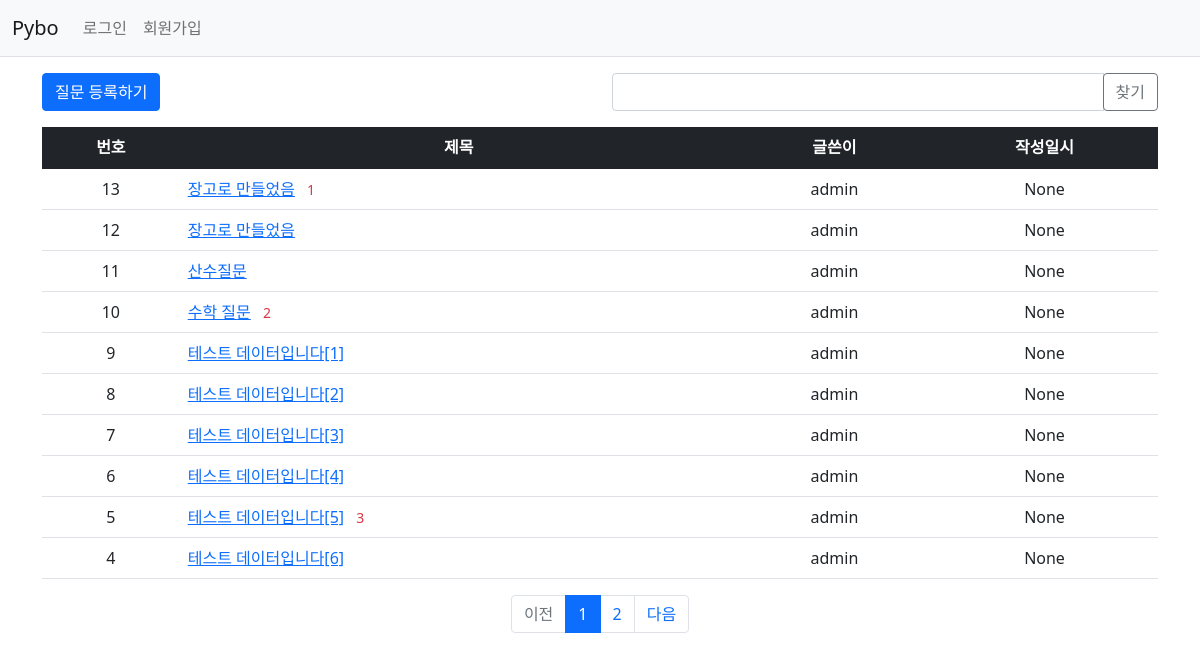
Screenshot of /pybo/ with the database file from the repository.
### pybo/models.py (models this page shows, shortened)
class Question(models.Model):
    author = models.ForeignKey(User, on_delete=models.CASCADE,related_name='author_question')
    subject = models.CharField(max_length=200)
    content = models.TextField()
    create_date = models.DateTimeField()
    modify_date = models.DateTimeField(null=True, blank=True)
    voter = models.ManyToManyField(User, related_name='voter_question') # 추천인 추가

### pybo/views/base_views.py (the view, shortened to what this page needs)
# urls.py: path('', base_views.index, name='index'),  # '/' 에 해당되는 path
def index(request):
    page = request.GET.get('page', '1')  # 페이지
    kw = request.GET.get('kw', '')  # 검색어
    question_list = Question.objects.order_by('-create_date')
    paginator = Paginator(question_list, 10)  # 페이지당 10개씩 보여주기
    page_obj = paginator.get_page(page)
    context = {'question_list': page_obj, 'page': page, 'kw': kw}
    return render(request, 'pybo/question_list.html', context)

### pybo/templatetags/pybo_filter.py (called while the page is built)
@register.filter
def sub(value, arg):
    return value - arg

### templates/pybo/question_list.html (shortened to what this page needs)
{% extends 'base.html' %}
{% load pybo_filter %}
{% block content %}
<div class="container my-3">
    <div class="row my-3">
        <div class="col-6">
            <a href="{% url 'pybo:question_create' %}" class="btn btn-primary">질문 등록하기</a>
        </div>
        <div class="col-6">
            <div class="input-group">
                <input type="text" id="search_kw" class="form-control" value="{{ kw|default_if_none:'' }}">
                <div class="input-group-append">
                    <button class="btn btn-outline-secondary" type="button" id="btn_search">찾기</button>
                </div>
            </div>
        </div>
    </div>
    <table class="table">
        <thead>
        <tr class="text-center table-dark">
            <th>번호</th>
            <th style="width:50%">제목</th>
            <th>글쓴이</th>
            <th>작성일시</th>
        </tr>
        </thead>
        <tbody>
        {% if question_list %}
        {% for question in question_list %}
        <tr class="text-center">
            <td>
                {{ question_list.paginator.count|sub:question_list.start_index|sub:forloop.counter0|add:1 }}
            </td>
            <td class="text-start">
                <a href="{% url 'pybo:detail' question.id %}">{{ question.subject }}</a>
                {% if question.answer_set.count > 0 %}
                <span class="text-danger small mx-2">{{ question.answer_set.count }}</span>
                {% endif %}
            </td>
            <td>{{ question.author.username }}</td>
            <td>{{ question.create_date }}</td>
        </tr>
        {% endfor %}
        {% else %}
        <tr>
            <td colspan="3">질문이 없습니다.</td>
        </tr>
        {% endif %}
        </tbody>
    </table>
    <ul class="pagination justify-content-center">
        {% if question_list.has_previous %}
        <li class="page-item">
            <a class="page-link" data-page="{{ question_list.previous_page_number }}"
               href="javascript:void(0)">이전</a>
        </li>
        {% else %}
        <li class="page-item disabled">
            <a class="page-link" tabindex="-1" aria-disabled="true"
               href="javascript:void(0)">이전</a>
        </li>
        {% endif %}
        {% for page_number in question_list.paginator.page_range %}
        {% if page_number >= question_list.number|add:-5 and page_number <= question_list.number|add:5 %}
        {% if page_number == question_list.number %}
        <li class="page-item active" aria-current="page">
            <a class="page-link" data-page="{{ page_number }}"
               href="javascript:void(0)">{{ page_number }}</a>
        </li>
        {% else %}
        <li class="page-item">
            <a class="page-link" data-page="{{ page_number }}"
               href="javascript:void(0)">{{ page_number }}</a>
        </li>
        {% endif %}
        {% endif %}
        {% endfor %}
        {% if question_list.has_next %}
        <li class="page-item">
            <a class="page-link" data-page="{{ question_list.next_page_number }}"
               href="javascript:void(0)">다음</a>
        </li>
        {% else %}
        <li class="page-item disabled">
            <a class="page-link" tabindex="-1" aria-disabled="true"
               href="javascript:void(0)">다음</a>
        </li>
        {% endif %}
    </ul>
</div>
{% endblock %}

### templates/base.html (shortened to what this page needs)
{% load static %}
<!doctype html>
<html lang="ko">
<head>
    <link rel="stylesheet" type="text/css" href="{% static 'bootstrap.min.css' %}">
    <link rel="stylesheet" type="text/css" href="{% static 'style.css' %}">
</head>
<body>
{% include "navbar.html" %}
{% block content %}
{% endblock %}
</body>
</html>

### templates/navbar.html (shortened to what this page needs)
<nav class="navbar navbar-expand-lg navbar-light bg-light border-bottom">
    <div class="container-fluid">
        <a class="navbar-brand" href="{% url 'pybo:index' %}">Pybo</a>
        <div class="collapse navbar-collapse" id="navbarSupportedContent">
            <ul class="navbar-nav me-auto mb-2 mb-lg-0">
                <li class="nav-item">
                    {% if user.is_authenticated %}
                    <a class="nav-link" href="{% url 'common:logout' %}">{{ user.username }} (로그아웃)</a>
                    {% else %}
                    <a class="nav-link" href="{% url 'common:login' %}">로그인</a>
                    {% endif %}
                </li>
                <li>
                    {% if not user.is_authenticated %}
                    <a class="nav-link" href="{% url 'common:signup' %}">회원가입</a>
                    {% endif %}
                </li>
            </ul>
        </div>
    </div>
</nav>

### rows the page displays
Question: paginator.count|sub "13", subject "장고로 만들었음", answer_set.count "1", author.username "admin", create_date "None"
Question: paginator.count|sub "12", subject "장고로 만들었음", author.username "admin", create_date "None"
Question: paginator.count|sub "11", subject "산수질문", author.username "admin", create_date "None"
Question: paginator.count|sub "10", subject "수학 질문", answer_set.count "2", author.username "admin", create_date "None"
Question: paginator.count|sub "9", subject "테스트 데이터입니다[1]", author.username "admin", create_date "None"
Question: paginator.count|sub "8", subject "테스트 데이터입니다[2]", author.username "admin", create_date "None"
Question: paginator.count|sub "7", subject "테스트 데이터입니다[3]", author.username "admin", create_date "None"
Question: paginator.count|sub "6", subject "테스트 데이터입니다[4]", author.username "admin", create_date "None"
Question: paginator.count|sub "5", subject "테스트 데이터입니다[5]", answer_set.count "3", author.username "admin", create_date "None"
Question: paginator.count|sub "4", subject "테스트 데이터입니다[6]", author.username "admin", create_date "None"

### other values shown
{{ page_number }} "1"
{{ page_number }} "2"
